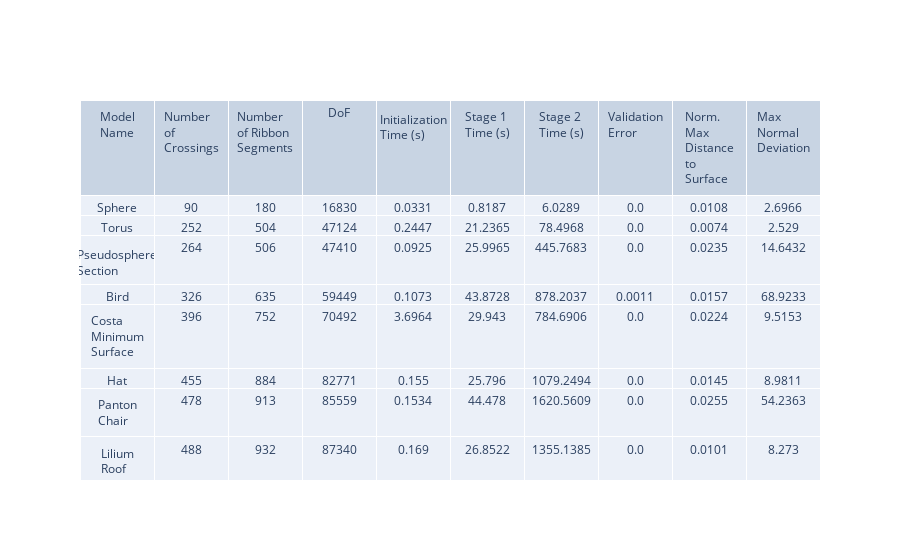

The cell this chart's notebook holds for it:
### Code cell
import plotly.graph_objects as go
weaving_initialization = [np.round(x, 4) for x in weaving_initialization]
weaving_stage_1 = [np.round(x, 4) for x in weaving_stage_1]
weaving_stage_2 = [np.round(x, 4) for x in weaving_stage_2]
weaving_validation_error = [np.round(x, 4) for x in weaving_validation_error]
weaving_norm_max_dis = [np.round(x, 4) for x in weaving_norm_max_dis]
weaving_max_normal_deviation = [np.round(x, 4) for x in weaving_max_normal_deviation]

weaving_num_crossings = np.array([int(x) for x in weaving_num_crossings])
headers = ['Model Name', 'Number of Crossings', 'Number of Ribbon Segments', 'DoF', 'Initialization Time (s)', 'Stage 1 Time (s)', 'Stage 2 Time (s)', 'Validation Error', 'Norm. Max Distance to Surface', 'Max Normal Deviation']
# headers = ['Model Name', 'Number of Crossings', 'Number of Segments', 'DoF', 'Initialization Time (s)', 'Stage 1 Time (s)', 'Stage 2 Time (s)']

values = np.array([weaving_display_name, weaving_num_crossings, weaving_num_segments, weaving_dof, weaving_initialization, weaving_stage_1, weaving_stage_2, weaving_validation_error, weaving_norm_max_dis, weaving_max_normal_deviation])
# values = np.array([weaving_display_name, weaving_num_crossings, weaving_num_segments, weaving_dof, weaving_initialization, weaving_stage_1, weaving_stage_2])

# values = values[:, values[0].argsort()]

values = values[:, weaving_num_crossings.argsort()]
fig = go.Figure(data=[go.Table(header=dict(values=headers),
                 cells=dict(values=values))
                     ])
fig.update_layout(height = 1000)
fig.show()

### Figure 1 — Plotly figure (JSON) as saved in the notebook; plotly's stock layout.template omitted (floating-point values rounded to 4 significant figures; data arrays with more than 128 entries replaced by an {"elided": "..."} marker saying what was removed)
{"data": [{"cells": {"values": {"elided": "10x18 str values"}}, "header": {"values": ["Model Name", "Number of Crossings", "Number of Ribbon Segments", "DoF", "Initialization Time (s)", "Stage 1 Time (s)", "Stage 2 Time (s)", "Validation Error", "Norm. Max Distance to Surface", "Max Normal Deviation"]}, "type": "table"}], "layout": {"autosize": true}}
